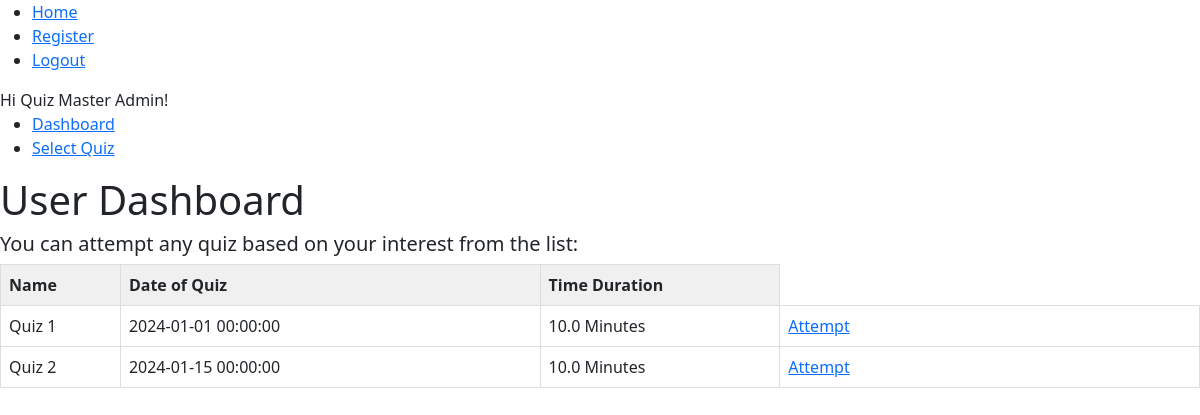
Page /dashboard (signed in) on the earlier database version.
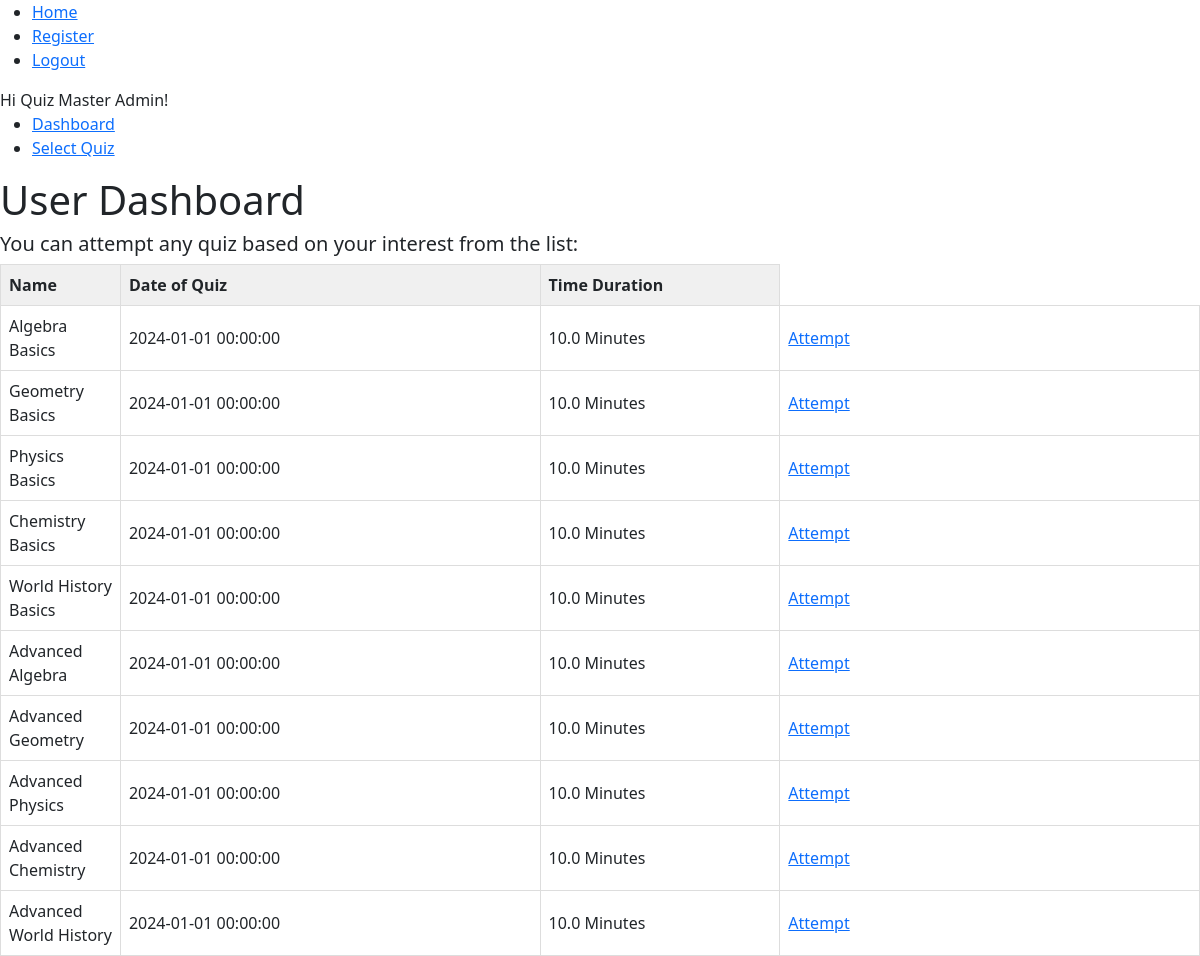
Same page on the later database version.
### app/models.py (models this page shows, shortened)
class User(db.Model, UserMixin):
    id = db.Column(db.Integer, primary_key=True)
    username = db.Column(db.String(80), unique=True, nullable= False)
    password_hash = db.Column(db.String(200),nullable=False)
    fullname = db.Column(db.String(100),nullable=False)
    qualification = db.Column(db.String)
    dob = db.Column(db.Date)
    scores = db.relationship('Score', backref = 'user', lazy=True)

class Quiz(db.Model):
    id = db.Column(db.Integer, primary_key=True)
    name = db.Column(db.String(100), nullable=False)
    date_of_quiz = db.Column(db.DateTime)
    time_duration = db.Column(db.Integer, default = 0)
    chapter_id = db.Column(db.Integer,db.ForeignKey('chapter.id'), nullable=False)
    questions = db.relationship('Question', backref='quiz', lazy=True)

### app/routes.py (the view)
@app.route("/dashboard")
@login_required
def dashboard():
    quizzes = Quiz.query.all()
    return render_template("user/dashboard.html", quizzes=quizzes)

### app/routes.py (called while the page is built)
@login_manager.user_loader
def load_user(user_id):
    return User.query.get(user_id)

### app/templates/user/dashboard.html (shortened to what this page needs)
{% extends 'layout.html' %}
{% block content %}
    <h1>User Dashboard</h1>
    <div>
        <h5>You can attempt any quiz based on your interest from the list:</h5>
        <table>
            <thead>
                <tr>
                    <th>Name</th>
                    <th>Date of Quiz</th>
                    <th>Time Duration</th>
                </tr>
            </thead>
            <tbody>
                {% for quiz in quizzes %}
                <tr>
                    <td>{{quiz.name}}</td>
                    <td>{{ quiz.date_of_quiz}}</td>
                    <td>{{quiz.time_duration / 60}} Minutes</td>
                    <td>
                        <a href="{{url_for('attempt_quiz', quiz_id=quiz.id)}}">Attempt</a>
                    </td>
                </tr>
                {% endfor %}
            </tbody>
        </table>
    </div>
{% endblock %}

### app/templates/layout.html (shortened to what this page needs)
<!doctype html>
<html>
  <head>
    {% block head %}
    <link href="https://cdn.jsdelivr.net/npm/bootstrap@5.3.3/dist/css/bootstrap.min.css" rel="stylesheet">
    <link rel="stylesheet" href="https://cdnjs.cloudflare.com/ajax/libs/font-awesome/6.7.2/css/all.min.css" />
    {% endblock %}
  </head>
  <body>
    <ul>
        <li><a href ="{{url_for('home')}}">Home</a></li>
        <li><a href = "{{url_for('register')}}">Register</a></li>
        {% if current_user.is_authenticated %}
        <li><a href = "{{url_for('logout')}}">Logout</a></li>
        {% else %}
        <li><a href = "{{url_for('login')}}">Login</a></li>
        {% endif %}
    </ul>
    <div id="content">
      {% if current_user.is_authenticated %}
      Hi {{ current_user.fullname }}!
      <ul>
        <li><a href="{{ url_for('dashboard') }}">Dashboard</a></li>
        <li><a href="{{ url_for('select_quiz') }}">Select Quiz</a></li>
      </ul>
      {% endif %}
        {% block content %}{% endblock %}
    </div>
  </body>
</html>

### app/templates/layout.html (style rules this page uses)
table { border-collapse : collapse; width: 100%; table-layout: fixed; }
th, td { border: 1px solid #ddd; padding: 8px; text-align: left; }
th { background-color: #f0f0f0; }
th:nth-child(1) { width: 10%; }
th:nth-last-child(1) { width: 20%; }

Differences in the rows shown:
changed Quiz: name "Quiz 1" → "Algebra Basics"
changed Quiz: name "Quiz 2" → "Geometry Basics"; date_of_quiz "2024-01-15 00:00:00" → "2024-01-01 00:00:00"
added Quiz: name "Physics Basics", date_of_quiz "2024-01-01 00:00:00", quiz.time_duration/60 "10.0"
added Quiz: name "Chemistry Basics", date_of_quiz "2024-01-01 00:00:00", quiz.time_duration/60 "10.0"
added Quiz: name "World History Basics", date_of_quiz "2024-01-01 00:00:00", quiz.time_duration/60 "10.0"
added Quiz: name "Advanced Algebra", date_of_quiz "2024-01-01 00:00:00", quiz.time_duration/60 "10.0"
added Quiz: name "Advanced Geometry", date_of_quiz "2024-01-01 00:00:00", quiz.time_duration/60 "10.0"
added Quiz: name "Advanced Physics", date_of_quiz "2024-01-01 00:00:00", quiz.time_duration/60 "10.0"
added Quiz: name "Advanced Chemistry", date_of_quiz "2024-01-01 00:00:00", quiz.time_duration/60 "10.0"
added Quiz: name "Advanced World History", date_of_quiz "2024-01-01 00:00:00", quiz.time_duration/60 "10.0"
